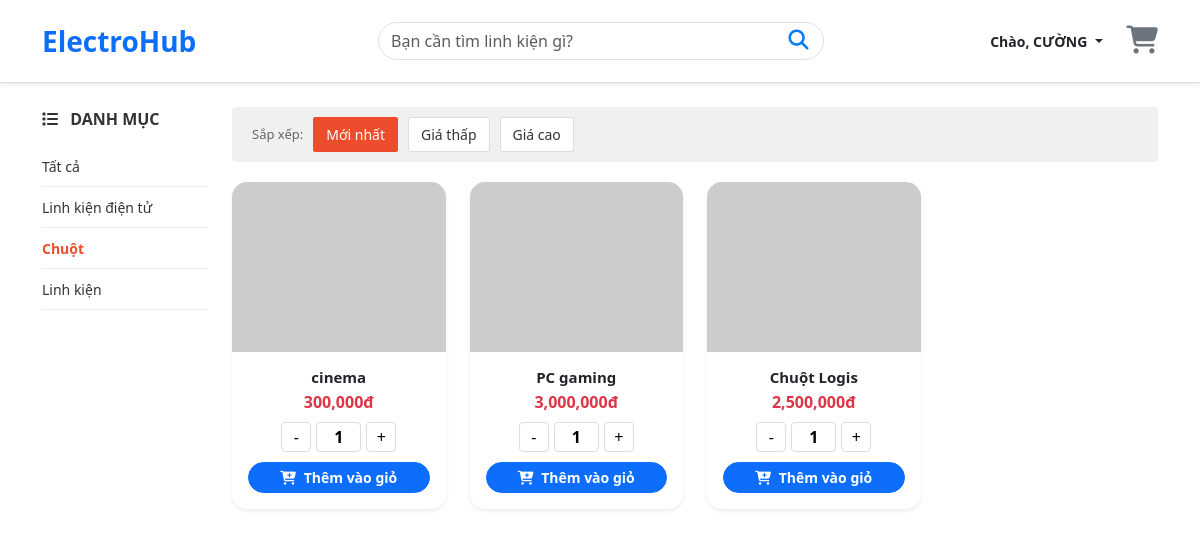
The page /mua_hang.php?category=Chuột  (signed in) on the database its author committed.
### tables this page shows
CREATE TABLE `danh_muc` (
  `id_danh_muc` int NOT NULL AUTO_INCREMENT,
  `ten_danh_muc` varchar(100) NOT NULL,
  `mo_ta` text,
  PRIMARY KEY (`id_danh_muc`)
);

CREATE TABLE `san_pham` (
  `id_sp` int NOT NULL AUTO_INCREMENT,
  `ma_san_pham` varchar(50) NOT NULL,
  `ten_sp` varchar(255) NOT NULL,
  `mo_ta` text,
  `gia_tien` decimal(15,2) DEFAULT '0.00',
  `so_luong_kho` int DEFAULT '0',
  `ma_danh_muc` int DEFAULT NULL,
  `hinh_anh` varchar(255) DEFAULT NULL,
  PRIMARY KEY (`id_sp`),
  UNIQUE KEY `ma_san_pham` (`ma_san_pham`),
  KEY `fk_sanpham_danhmuc` (`ma_danh_muc`),
  CONSTRAINT `fk_sanpham_danhmuc` FOREIGN KEY (`ma_danh_muc`) REFERENCES `danh_muc` (`id_danh_muc`) ON DELETE SET NULL
);

### mua_hang.php (the view, shortened to what this page needs)
<?php
$conn = new mysqli("localhost", "root", "", "quan_ly_kho");
mysqli_set_charset($conn, "utf8");
$search = isset($_GET['query']) ? $_GET['query'] : "";
$sort = isset($_GET['sort']) ? $_GET['sort'] : "newest";
$category = isset($_GET['category']) ? $_GET['category'] : "";
$order_sql = "san_pham.id_sp DESC";
$where_clauses = [];
if ($category != "") {
    $where_clauses[] = "danh_muc.ten_danh_muc = '$category'";
}
$where_sql = "";
if (count($where_clauses) > 0) {
    $where_sql = " WHERE " . implode(" AND ", $where_clauses);
}
$sql = "SELECT san_pham.*, danh_muc.ten_danh_muc
        FROM san_pham
        LEFT JOIN danh_muc ON san_pham.ma_danh_muc = danh_muc.id_danh_muc
        $where_sql
        ORDER BY $order_sql";
$result = $conn->query($sql);
$name_to_show = "";
if (isset($_SESSION['ho_ten'])) {
    $name_to_show = $_SESSION['ho_ten'];
} elseif (isset($_SESSION['user_admin'])) {
    $name_to_show = $_SESSION['user_admin'];
}
?>
<!DOCTYPE html>
<html lang="vi">
<head>
    <link href="https://cdn.jsdelivr.net/npm/bootstrap@5.3.0/dist/css/bootstrap.min.css" rel="stylesheet">
    <link rel="stylesheet" href="https://cdnjs.cloudflare.com/ajax/libs/font-awesome/6.4.0/css/all.min.css">
</head>
<body>
<nav class="navbar sticky-top mb-4 shadow-sm">
    <div class="container d-flex justify-content-between align-items-center">
        <a class="navbar-brand fw-bold text-primary fs-3" href="mua_hang.php">ElectroHub</a>
        <form class="search-box" action="mua_hang.php" method="GET">
            <input type="text" name="query" class="form-control rounded-pill pe-5"
                   placeholder="Bạn cần tìm linh kiện gì?" value="<?php echo htmlspecialchars($search); ?>">
            <button type="submit" class="search-btn"><i class="fa fa-search fs-5"></i></button>
        </form>
        <div class="d-flex align-items-center">
            <div class="me-4">
                <?php if ($name_to_show != ""): ?>
                    <div class="dropdown">
                        <a class="text-dark dropdown-toggle fw-bold text-decoration-none" href="#" data-bs-toggle="dropdown" style="font-size: 14px;">
                            Chào, <?php echo $name_to_show; ?>
                        </a>
                    </div>
                <?php else: ?>
                    <a href="dang_nhap.php" class="btn-login-main"><i class="fa fa-user me-1"></i> ĐĂNG NHẬP</a>
                <?php endif; ?>
            </div>
            <a href="<?php echo isset($_SESSION['user_admin']) ? 'giohang.php' : 'dang_nhap.php'; ?>" class="cart-wrapper" onclick="<?php if(!isset($_SESSION['user_admin'])) echo "alert('Vui lòng đăng nhập để xem giỏ hàng!');"; ?>">
                <i class="fa fa-shopping-cart fs-3 text-secondary"></i>
            </a>
        </div>
    </div>
</nav>
<div class="container">
    <div class="row">
        <div class="col-md-3 col-lg-2">
            <div class="category-title"><i class="fa fa-list me-2"></i> DANH MỤC</div>
            <ul class="category-list">
                <li class="category-item">
                    <a href="mua_hang.php" class="category-link <?php echo ($category == '') ? 'active' : ''; ?>">Tất cả</a>
                </li>
                <?php
                $res_dm = $conn->query("SELECT * FROM danh_muc");
                while($dm = $res_dm->fetch_assoc()):
                    $ten_dm = $dm['ten_danh_muc'];
                ?>
                <li class="category-item">
                    <a href="?category=<?php echo urlencode($ten_dm); ?>&query=<?php echo urlencode($search); ?>"
                       class="category-link <?php echo ($category == $ten_dm) ? 'active' : ''; ?>">
                        <?php echo $ten_dm; ?>
                    </a>
                </li>
                <?php endwhile; ?>
            </ul>
        </div>
        <div class="col-md-9 col-lg-10">
            <div class="sort-bar">
                <span style="font-size:13px; color: #666;">Sắp xếp:</span>
                <a href="?sort=newest&query=<?php echo urlencode($search); ?>&category=<?php echo urlencode($category); ?>" class="sort-btn <?php echo ($sort == 'newest') ? 'active' : ''; ?>">Mới nhất</a>
                <a href="?sort=price_asc&query=<?php echo urlencode($search); ?>&category=<?php echo urlencode($category); ?>" class="sort-btn <?php echo ($sort == 'price_asc') ? 'active' : ''; ?>">Giá thấp</a>
                <a href="?sort=price_desc&query=<?php echo urlencode($search); ?>&category=<?php echo urlencode($category); ?>" class="sort-btn <?php echo ($sort == 'price_desc') ? 'active' : ''; ?>">Giá cao</a>
            </div>
            <div class="row row-cols-1 row-cols-md-3 row-cols-lg-4 g-4">
                <?php if ($result && $result->num_rows > 0): ?>
                    <?php while($row = $result->fetch_assoc()): ?>
                        <div class="col">
                            <div class="card h-100 border-0 shadow-sm" style="border-radius:15px; overflow: hidden;">
                                <a href="chi_tiet_sp.php?id=<?php echo $row['id_sp']; ?>">
                                    <img src="uploads/<?php echo $row['hinh_anh']; ?>" class="card-img-top"
                                         style="height:170px; object-fit:cover;"
                                         onerror="this.src='https://via.placeholder.com/200'">
                                </a>
                                <div class="card-body text-center">
                                    <h6 class="fw-bold mb-1" style="font-size: 15px;">
                                        <a href="chi_tiet_sp.php?id=<?php echo $row['id_sp']; ?>" style="text-decoration: none; color: inherit;">
                                            <?php echo $row['ten_sp']; ?>
                                        </a>
                                    </h6>
                                    <p class="text-danger fw-bold mb-2"><?php echo number_format($row['gia_tien']); ?>đ</p>
                                    <div class="qty-input-group">
                                        <button type="button" class="btn-qty" onclick="changeQty(<?php echo $row['id_sp']; ?>, -1)">-</button>
                                        <input type="text" id="qty_<?php echo $row['id_sp']; ?>" value="1" readonly class="input-qty">
                                        <button type="button" class="btn-qty" onclick="changeQty(<?php echo $row['id_sp']; ?>, 1)">+</button>
                                    </div>
                                    <button onclick="addToCart(<?php echo $row['id_sp']; ?>)" class="btn btn-sm btn-primary rounded-pill px-3 w-100 fw-bold">
                                        <i class="fa fa-cart-plus me-1"></i> Thêm vào giỏ
                                    </button>
                                </div>
                            </div>
                        </div>
                    <?php endwhile; ?>
                <?php else: ?>
                    <div class="col-12 text-center py-5">
                        <p class="text-muted">Không tìm thấy sản phẩm nào.</p>
                    </div>
                <?php endif; ?>
            </div>
        </div>
    </div>
</div>
</body>
</html>

### mua_hang.php (style rules this page uses)
.navbar { background: white; border-bottom: 1px solid #ddd; padding: 15px 0; }
.search-box { position: relative; width: 40%; }
.search-btn { position: absolute; right: 10px; top: 50%; transform: translateY(-50%); border: none; background: none; color: #007bff; cursor: pointer; }
.category-title { font-weight: bold; font-size: 16px; margin-bottom: 15px; color: #333; }
.category-list { list-style: none; padding: 0; }
.category-item { padding: 8px 0; border-bottom: 1px solid #eee; }
.category-link { text-decoration: none; color: #333; font-size: 14px; }
.category-link:hover, .category-link.active { color: #ee4d2d; font-weight: bold; }
.sort-bar { background: #f0f0f0; padding: 10px 20px; border-radius: 4px; display: flex; align-items: center; gap: 10px; margin-bottom: 20px; }
.sort-btn { background: white; border: 1px solid #ddd; padding: 6px 12px; font-size: 14px; border-radius: 2px; text-decoration: none; color: #333; }
.sort-btn.active { background: #ee4d2d; color: white; border-color: #ee4d2d; }
.cart-wrapper { position: relative; display: inline-block; color: #666; text-decoration: none; }
.qty-input-group { display: flex; align-items: center; justify-content: center; gap: 5px; margin-bottom: 10px; }
.btn-qty { width: 30px; height: 30px; padding: 0; line-height: 1; border: 1px solid #ddd; background: #fff; border-radius: 4px; }
.input-qty { width: 45px; height: 30px; text-align: center; border: 1px solid #ddd; border-radius: 4px; font-weight: bold; }

### rows shown on the page
danh_muc: ten_danh_muc "Linh kiện điện tử"
danh_muc: ten_danh_muc "Chuột"
danh_muc: ten_danh_muc "Linh kiện"
san_pham: ten_sp "cinema", gia_tien "300,000"
san_pham: ten_sp "PC gaming", gia_tien "3,000,000"
san_pham: ten_sp "Chuột Logis", gia_tien "2,500,000"

### other values the page prints
$name_to_show "CƯỜNG"
